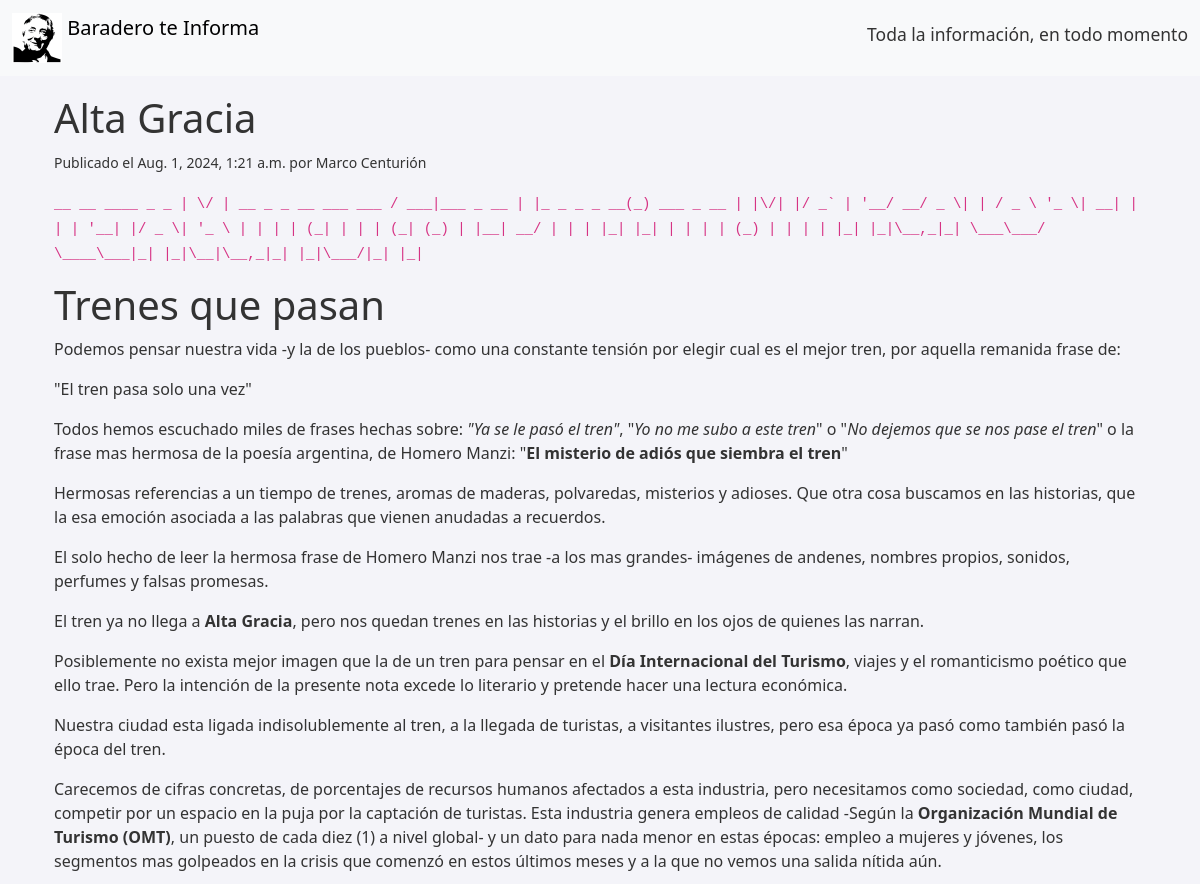
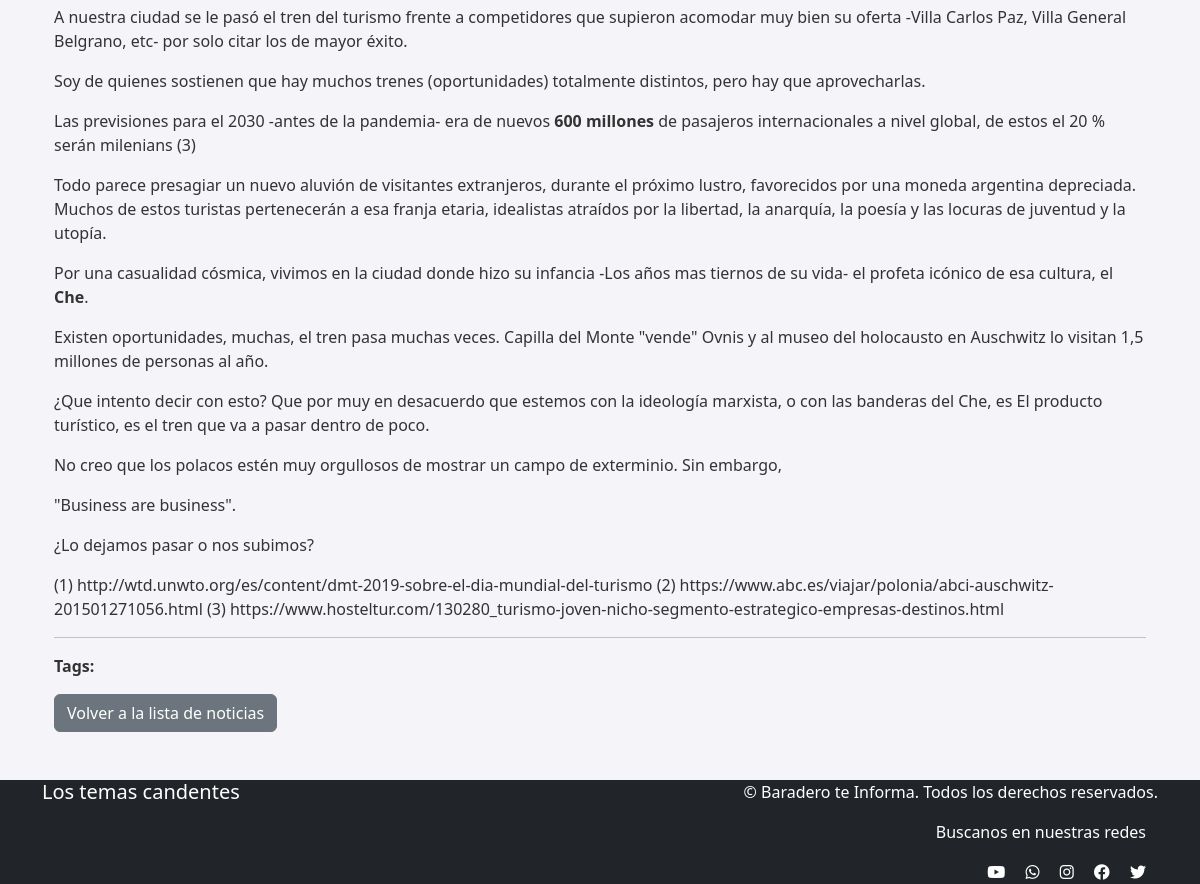
The page /noticias/5/ on the database as committed earlier (2 pictures, top to bottom).
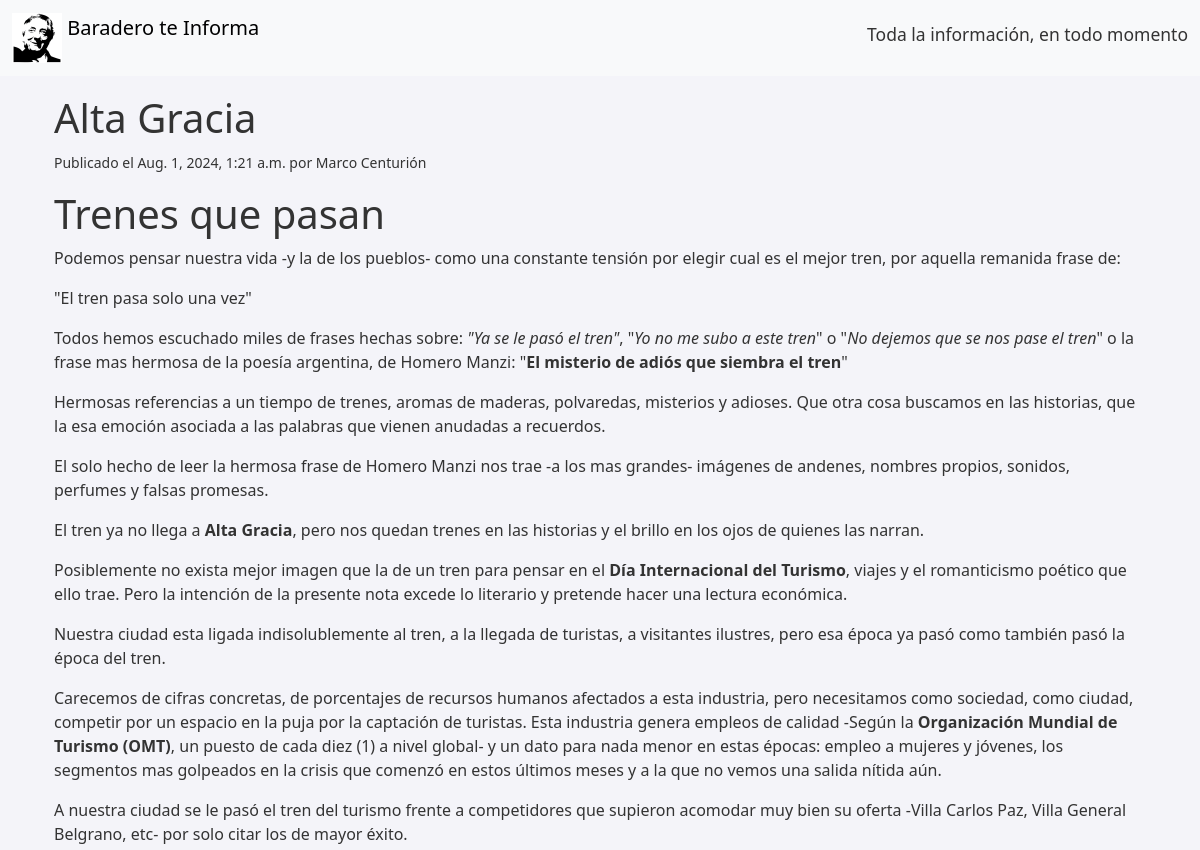
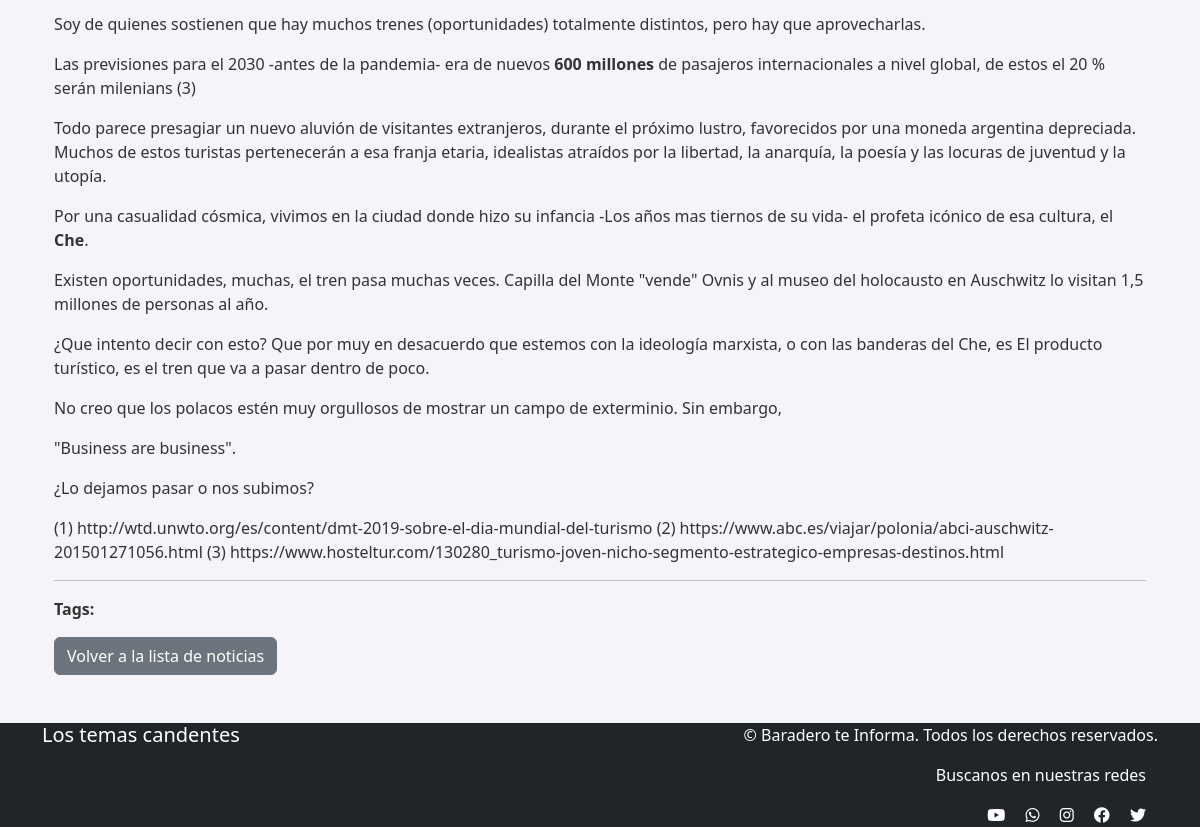
The same page on the database as committed later (2 pictures, top to bottom).
### noticias/models.py (models this page shows, shortened)
class Noticia(models.Model):
    titulo = models.CharField(max_length=200)
    resumen = models.TextField()
    contenido = models.TextField(null=True, blank=True)
    archivo_texto = models.FileField(upload_to='textos/', null=True, blank=True)
    categoria = models.ForeignKey(Categoria, on_delete=models.CASCADE)
    tags = models.ManyToManyField(Tag, related_name='noticias')
    fecha_creacion = models.DateTimeField(auto_now_add=True)
    nombre_usuario = models.CharField(max_length=100)
    apellido_usuario = models.CharField(max_length=100)

### noticias/views.py (the view)
# urls.py: path('<int:id>/', views.detalle_noticia, name='detalle_noticia'),
def detalle_noticia(request, id):
    noticia = get_object_or_404(Noticia, id=id)
    return render(request, 'noticias/detalle.html', {'noticia': noticia})

### noticias/templates/noticias/detalle.html (shortened to what this page needs)
{% extends 'noticias/base.html' %}
{% block content %}
<div class="container">
    <h1>{{ noticia.titulo }}</h1>
    <p><small>Publicado el {{ noticia.fecha_creacion }} por {{ noticia.nombre_usuario }} {{ noticia.apellido_usuario }}</small></p>
    <div class="content">
        {{ noticia.contenido|safe }}
    </div>
    <hr>
    <div class="tags">
        <p><strong>Tags:</strong>
        </p>
    </div>
    <a href="{% url 'noticias:listar_noticias' %}" class="btn btn-secondary">Volver a la lista de noticias</a>
</div>
{% endblock %}

Rows that differ between the two databases and show on the page:
changed Noticia "Alta Gracia": contenido "__ __ ____ _ _ | \\/ | __ _ _ __ ___ ___ / ___|___ _ __ | |_ _ _ _ __(_) ___ _ __ | |\\/| |/ _` | '__/ __/ _ \\| | / _ \\ '_ \\| __| | | | '__| |/ _ \\| '_ \\ | | | | (_| | | | (_| (_) | |__| __/ | | | |_| |_| | | | | (_) | | | | |_| |_|\\__,_|_| \\___\\___/ \\____\\___|_| |_|\\__|\\__,_|_| |_|\\___/|_| |_| Trenes que pasan Podemos…" → "Trenes que pasan Podemos…"
